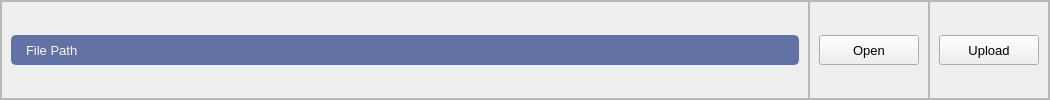
                        <widget class="QFrame" name="row_3">
                         <property name="minimumSize">
                          <size>
                           <width>1050</width>
                           <height>60</height>
                          </size>
                         </property>
                         <property name="maximumSize">
                          <size>
                           <width>16777215</width>
                           <height>16777215</height>
                          </size>
                         </property>
                         <property name="frameShape">
                          <enum>QFrame::StyledPanel</enum>
                         </property>
                         <property name="frameShadow">
                          <enum>QFrame::Raised</enum>
                         </property>
                         <layout class="QHBoxLayout" name="horizontalLayout_11">
                          <property name="spacing">
                           <number>0</number>
                          </property>
                          <property name="leftMargin">
                           <number>0</number>
                          </property>
                          <property name="topMargin">
                           <number>0</number>
                          </property>
                          <property name="rightMargin">
                           <number>0</number>
                          </property>
                          <property name="bottomMargin">
                           <number>0</number>
                          </property>
                          <item>
                           <widget class="QFrame" name="frame_8">
                            <property name="frameShape">
                             <enum>QFrame::StyledPanel</enum>
                            </property>
                            <property name="frameShadow">
                             <enum>QFrame::Raised</enum>
                            </property>
                            <layout class="QHBoxLayout" name="horizontalLayout_21">
                             <item>
                              <widget class="QLabel" name="prod_file_path_lable">
                               <property name="minimumSize">
                                <size>
                                 <width>0</width>
                                 <height>30</height>
                                </size>
                               </property>
                               <property name="maximumSize">
                                <size>
                                 <width>16777215</width>
                                 <height>30</height>
                                </size>
                               </property>
                               <property name="font">
                                <font>
                                 <pointsize>10</pointsize>
                                </font>
                               </property>
                               <property name="styleSheet">
                                <string notr="true">background-color: #6272a4;
																  border-radius: 5px;
																  border: 2px solid #6272a4;
																  padding-left: 10px;
																  selection-color: rgb(255, 255, 255);
																  selection-background-color: rgb(255, 121, 198);
																  color: #f8f8f2;
															  </string>
                               </property>
                               <property name="text">
                                <string>File Path</string>
                               </property>
                              </widget>
                             </item>
                            </layout>
                           </widget>
                          </item>
                          <item>
                           <widget class="QFrame" name="frame_7">
                            <property name="minimumSize">
                             <size>
                              <width>100</width>
                              <height>0</height>
                             </size>
                            </property>
                            <property name="maximumSize">
                             <size>
                              <width>120</width>
                              <height>16777215</height>
                             </size>
                            </property>
                            <property name="frameShape">
                             <enum>QFrame::StyledPanel</enum>
                            </property>
                            <property name="frameShadow">
                             <enum>QFrame::Raised</enum>
                            </property>
                            <layout class="QHBoxLayout" name="horizontalLayout_20">
                             <item>
                              <widget class="QPushButton" name="open_prod_file_btn">
                               <property name="minimumSize">
                                <size>
                                 <width>90</width>
                                 <height>30</height>
                                </size>
                               </property>
                               <property name="font">
                                <font>
                                 <pointsize>10</pointsize>
                                </font>
                               </property>
                               <property name="cursor">
                                <cursorShape>PointingHandCursor</cursorShape>
                               </property>
                               <property name="text">
                                <string>Open</string>
                               </property>
                               <property name="icon">
                                <iconset resource="../resources.qrc">
                                 <normaloff>:/icons/images/icons/cil-folder-open.png</normaloff>:/icons/images/icons/cil-folder-open.png</iconset>
                               </property>
                              </widget>
                             </item>
                            </layout>
                           </widget>
                          </item>
                          <item>
                           <widget class="QFrame" name="frame_9">
                            <property name="minimumSize">
                             <size>
                              <width>100</width>
                              <height>0</height>
                             </size>
                            </property>
                            <property name="maximumSize">
                             <size>
                              <width>120</width>
                              <height>16777215</height>
                             </size>
                            </property>
                            <property name="frameShape">
                             <enum>QFrame::StyledPanel</enum>
                            </property>
                            <property name="frameShadow">
                             <enum>QFrame::Raised</enum>
                            </property>
                            <layout class="QHBoxLayout" name="horizontalLayout_9">
                             <item>
                              <widget class="QPushButton" name="upload_prod_file_btn">
                               <property name="minimumSize">
                                <size>
                                 <width>90</width>
                                 <height>30</height>
                                </size>
                               </property>
                               <property name="font">
                                <font>
                                 <pointsize>10</pointsize>
                                </font>
                               </property>
                               <property name="cursor">
                                <cursorShape>PointingHandCursor</cursorShape>
                               </property>
                               <property name="text">
                                <string>Upload</string>
                               </property>
                               <property name="icon">
                                <iconset resource="../resources.qrc">
                                 <normaloff>:/icons/images/icons/upload.svg</normaloff>:/icons/images/icons/upload.svg</iconset>
                               </property>
                              </widget>
                             </item>
                            </layout>
                           </widget>
                          </item>
                         </layout>
                        </widget>
